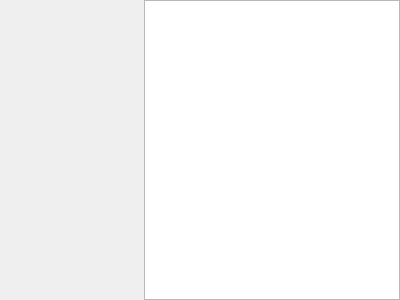
<?xml version="1.0" encoding="UTF-8"?>
<ui version="4.0">
 <class>GamePaneWidget</class>
 <widget class="QWidget" name="GamePaneWidget">
  <property name="geometry">
   <rect>
    <x>0</x>
    <y>0</y>
    <width>400</width>
    <height>300</height>
   </rect>
  </property>
  <property name="windowTitle">
   <string>Form</string>
  </property>
  <layout class="QHBoxLayout" name="horizontalLayout">
   <property name="spacing">
    <number>0</number>
   </property>
   <property name="leftMargin">
    <number>0</number>
   </property>
   <property name="topMargin">
    <number>0</number>
   </property>
   <property name="rightMargin">
    <number>0</number>
   </property>
   <property name="bottomMargin">
    <number>0</number>
   </property>
   <item>
    <widget class="QWidget" name="clueWidget" native="true">
     <property name="sizePolicy">
      <sizepolicy hsizetype="Preferred" vsizetype="Preferred">
       <horstretch>0</horstretch>
       <verstretch>0</verstretch>
      </sizepolicy>
     </property>
     <property name="minimumSize">
      <size>
       <width>0</width>
       <height>0</height>
      </size>
     </property>
     <layout class="QHBoxLayout" name="horizontalLayout_2">
      <property name="spacing">
       <number>0</number>
      </property>
      <property name="leftMargin">
       <number>0</number>
      </property>
      <property name="topMargin">
       <number>0</number>
      </property>
      <property name="rightMargin">
       <number>0</number>
      </property>
      <property name="bottomMargin">
       <number>0</number>
      </property>
      <item>
       <spacer name="leftClueSpacer">
        <property name="orientation">
         <enum>Qt::Horizontal</enum>
        </property>
        <property name="sizeType">
         <enum>QSizePolicy::MinimumExpanding</enum>
        </property>
        <property name="sizeHint" stdset="0">
         <size>
          <width>50</width>
          <height>0</height>
         </size>
        </property>
       </spacer>
      </item>
      <item>
       <widget class="QLabel" name="clueLabel">
        <property name="sizePolicy">
         <sizepolicy hsizetype="Preferred" vsizetype="Preferred">
          <horstretch>0</horstretch>
          <verstretch>0</verstretch>
         </sizepolicy>
        </property>
        <property name="minimumSize">
         <size>
          <width>0</width>
          <height>0</height>
         </size>
        </property>
        <property name="text">
         <string/>
        </property>
        <property name="wordWrap">
         <bool>true</bool>
        </property>
       </widget>
      </item>
      <item>
       <spacer name="rightClueSpacer">
        <property name="orientation">
         <enum>Qt::Horizontal</enum>
        </property>
        <property name="sizeType">
         <enum>QSizePolicy::MinimumExpanding</enum>
        </property>
        <property name="sizeHint" stdset="0">
         <size>
          <width>50</width>
          <height>0</height>
         </size>
        </property>
       </spacer>
      </item>
     </layout>
    </widget>
   </item>
   <item>
    <widget class="QTableView" name="tableView"/>
   </item>
  </layout>
 </widget>
 <resources/>
 <connections/>
</ui>
